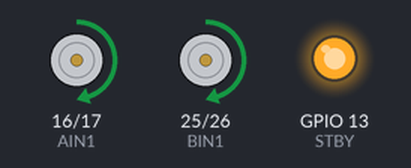
The sketch below on a simulated ESP32. Shown: motor-driver pin pairs drawn as motors (green arrow = first pin HIGH = forward, orange = second pin HIGH = backward, longer = more drive, scaled by the enable pin, stopped while the standby pin is LOW), output pins drawn as LEDs (lit = HIGH).

Above: at 1.0 s.
At 4.0 s:
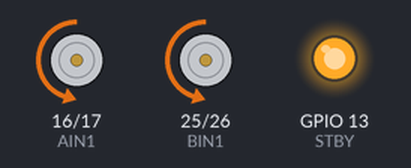
At 6.0 s:
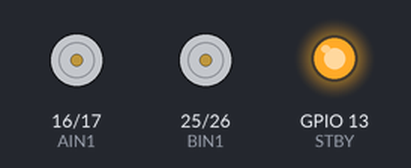
Timing chart, 0 to 9.1 s (numbered marks = the images above):
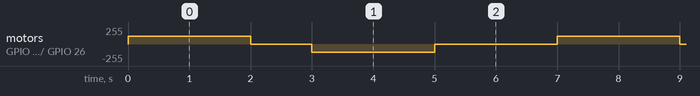

The sketch:

motor_direction_check.ino
```cpp
// Diagnostic: Motor Driver & Direction Check (TB6612FNG)
#include <Arduino.h>

#define AIN1 16
#define AIN2 17
#define PWMA 4

#define BIN1 25
#define BIN2 26
#define PWMB 2

#define STBY 13

void setup() {
  pinMode(AIN1, OUTPUT); pinMode(AIN2, OUTPUT); pinMode(PWMA, OUTPUT);
  pinMode(BIN1, OUTPUT); pinMode(BIN2, OUTPUT); pinMode(PWMB, OUTPUT);
  pinMode(STBY, OUTPUT);

  digitalWrite(STBY, HIGH);
}

void loop() {
  // 1. Both Motors FORWARD
  digitalWrite(AIN1, HIGH); digitalWrite(AIN2, LOW); analogWrite(PWMA, 120);
  digitalWrite(BIN1, HIGH); digitalWrite(BIN2, LOW); analogWrite(PWMB, 120);
  delay(2000);

  // 2. STOP
  analogWrite(PWMA, 0); analogWrite(PWMB, 0);
  delay(1000);

  // 3. Both Motors REVERSE
  digitalWrite(AIN1, LOW); digitalWrite(AIN2, HIGH); analogWrite(PWMA, 120);
  digitalWrite(BIN1, LOW); digitalWrite(BIN2, HIGH); analogWrite(PWMB, 120);
  delay(2000);

  // 4. STOP
  analogWrite(PWMA, 0); analogWrite(PWMB, 0);
  delay(2000);
}
```

Measured:
- by itself, motor on GPIO 16 (AIN1) / GPIO 17 (AIN2), motor on GPIO 25 (BIN1) / GPIO 26 (BIN2): repeats every 7.0 s: stopped 1.0 s, backward 120/255 2.0 s, stopped 2.0 s, forward 120/255 2.0 s
